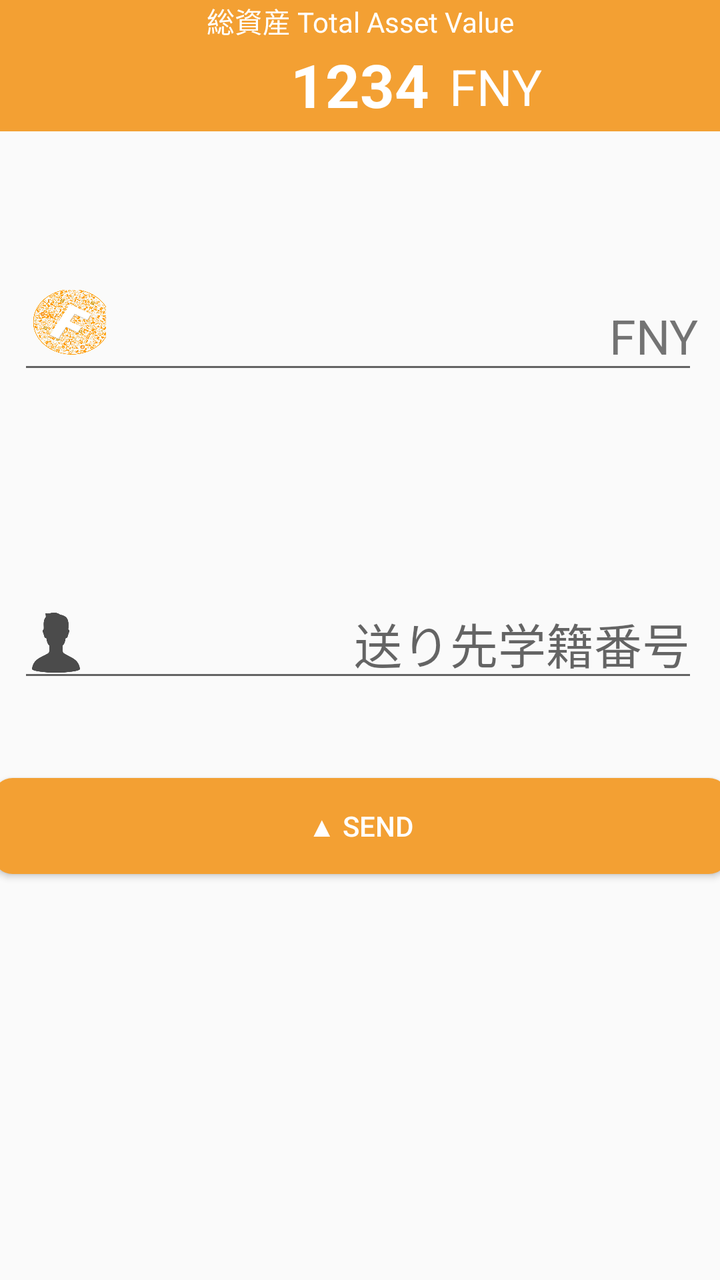
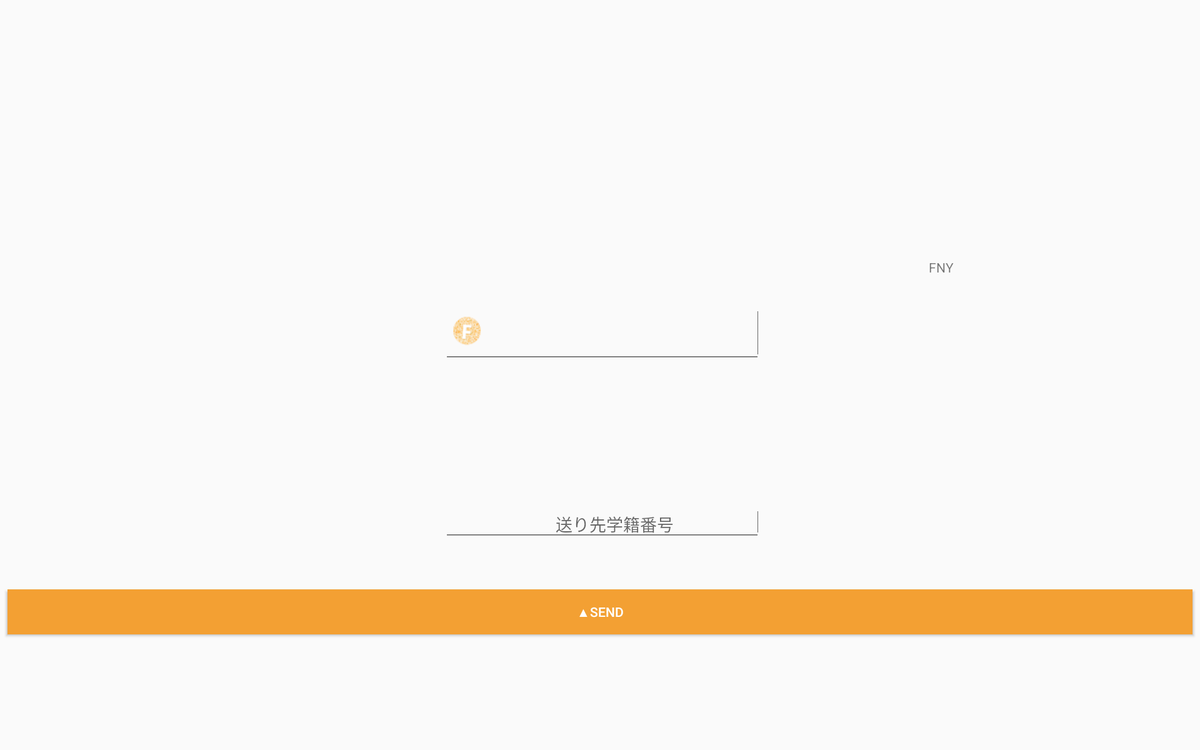

Two renders of one Android screen. The first uses the default layout on a phone; the second uses the alternative layout the repository ships for a different screen configuration, on a matching device. The two XML files are below.
<!-- AndroidManifest.xml: application theme AppTheme -->
<!-- res/layout/activity_send_contact.xml -->
<?xml version="1.0" encoding="utf-8"?>
<android.support.constraint.ConstraintLayout xmlns:android="http://schemas.android.com/apk/res/android"
    xmlns:app="http://schemas.android.com/apk/res-auto"
    xmlns:tools="http://schemas.android.com/tools"
    android:layout_width="match_parent"
    android:layout_height="match_parent"
    tools:context="com.funney.funney_android.SendContactActivity">

    <include layout="@layout/view_total_value"/>

    <android.support.v7.widget.ContentFrameLayout
        android:layout_width="wrap_content"
        android:layout_height="wrap_content"
        app:layout_constraintBottom_toTopOf="@+id/send_number"
        app:layout_constraintHorizontal_bias="0.285"
        app:layout_constraintLeft_toLeftOf="parent"
        app:layout_constraintRight_toRightOf="parent"
        app:layout_constraintTop_toTopOf="parent"
        app:layout_constraintVertical_bias="0.574">

        <TextView
            android:id="@+id/FNY"
            android:layout_width="wrap_content"
            android:layout_height="wrap_content"
            android:layout_gravity="bottom|right"
            android:layout_marginBottom="16dp"
            android:layout_marginLeft="0dp"
            android:layout_marginRight="8dp"
            android:layout_marginTop="8dp"
            android:gravity="bottom|end"
            android:text="@string/fny"
            android:textSize="24sp"
            app:layout_constraintBottom_toBottomOf="parent"
            app:layout_constraintLeft_toRightOf="@+id/send_money"

            app:layout_constraintRight_toRightOf="parent"
            app:layout_constraintTop_toTopOf="parent"
            app:layout_constraintVertical_bias="0.217" />

        <EditText
            android:id="@+id/send_money"
            android:layout_width="340dp"
            android:layout_height="wrap_content"
            android:layout_marginBottom="8dp"
            android:layout_marginLeft="8dp"
            android:layout_marginRight="8dp"
            android:layout_marginTop="8dp"
            android:drawableLeft="@drawable/logo_item"
            android:ems="10"
            android:gravity="bottom|end"
            android:inputType="number"
            android:paddingRight="64dp"
            android:textSize="24sp" />
    </android.support.v7.widget.ContentFrameLayout>


    <EditText
        android:id="@+id/send_number"
        android:layout_width="340dp"
        android:layout_height="wrap_content"
        android:layout_marginBottom="8dp"
        android:layout_marginLeft="8dp"
        android:layout_marginRight="8dp"
        android:layout_marginTop="8dp"
        android:drawableLeft="@drawable/person_icon_item"
        android:ems="10"
        android:gravity="bottom|end"
        android:hint="@string/id_hint"
        android:inputType="number"
        android:textSize="24sp"
        app:layout_constraintBottom_toBottomOf="parent"
        app:layout_constraintHorizontal_bias="0.285"
        app:layout_constraintLeft_toLeftOf="parent"
        app:layout_constraintRight_toRightOf="parent"
        app:layout_constraintTop_toTopOf="parent" />

    <Button
        android:id="@+id/SendButton"
        android:layout_width="368dp"
        android:layout_height="wrap_content"
        android:layout_marginLeft="8dp"
        android:layout_marginRight="8dp"
        android:layout_marginTop="43dp"
        android:background="@drawable/round_orange_button"
        android:text="@string/send"
        android:textColor="#FFFFFF"
        app:layout_constraintLeft_toLeftOf="parent"
        app:layout_constraintRight_toRightOf="parent"
        app:layout_constraintTop_toBottomOf="@+id/send_number" />

</android.support.constraint.ConstraintLayout>
<!-- res/layout/view_total_value.xml (included above) -->
<?xml version="1.0" encoding="utf-8"?>
<LinearLayout xmlns:android="http://schemas.android.com/apk/res/android"
    xmlns:app="http://schemas.android.com/apk/res-auto"
    android:id="@+id/linearLayout"
    android:layout_width="match_parent"
    android:layout_height="wrap_content"
    android:background="#F3A033"
    android:orientation="vertical"
    app:layout_constraintHorizontal_bias="0.0"
    app:layout_constraintLeft_toLeftOf="parent"
    app:layout_constraintRight_toRightOf="parent"
    app:layout_constraintTop_toTopOf="parent">


    <TextView
        android:layout_width="match_parent"
        android:layout_height="0dp"
        android:layout_weight="1"
        android:gravity="bottom|center"
        android:text="@string/homeValue"
        android:textColor="@color/toolBarText" />

    <RelativeLayout
        android:layout_width="match_parent"
        android:layout_height="45dp">

        <TextView
            android:id="@+id/total_asset_value"
            android:layout_width="wrap_content"
            android:layout_height="match_parent"
            android:layout_alignBaseline="@+id/fny_text"
            android:layout_alignBottom="@+id/fny_text"
            android:layout_centerHorizontal="true"
            android:gravity="center"
            android:text="1234"
            android:textColor="@color/toolBarText"
            android:textSize="30sp"
            android:textStyle="bold" />

        <TextView
            android:id="@+id/fny_text"
            android:layout_width="wrap_content"
            android:layout_height="match_parent"
            android:layout_alignParentTop="true"
            android:layout_toEndOf="@+id/total_asset_value"
            android:layout_toRightOf="@+id/total_asset_value"
            android:gravity="center"
            android:paddingLeft="10dp"
            android:text="@string/fny"
            android:textColor="@color/toolBarText"
            android:textSize="25sp" />
    </RelativeLayout>


</LinearLayout>
<!-- resources referenced by this layout -->
<resources>
  <color name="toolBarText">#FFFFFF</color>
  <!-- drawable logo_item (drawable) -->
  <?xml version="1.0" encoding="utf-8"?>
  <layer-list xmlns:android="http://schemas.android.com/apk/res/android">
  
      <item
          android:width="40dp"
          android:height="40dp"
          android:drawable="@drawable/logo2"/>
  
  </layer-list>
  <!-- drawable person_icon_item (drawable) -->
  <?xml version="1.0" encoding="utf-8"?>
  <layer-list xmlns:android="http://schemas.android.com/apk/res/android">
  
      <item
          android:width="@dimen/icon"
          android:height="@dimen/icon"
          android:drawable="@drawable/person_icon" />
  
  </layer-list>
  <!-- drawable round_orange_button (drawable) -->
  <?xml version="1.0" encoding="utf-8"?>
  
  <shape xmlns:android="http://schemas.android.com/apk/res/android">
      <solid android:color="#F3A033"/>
      <corners android:radius="10dp"/>
  </shape>
  <string name="fny">FNY</string>
  <string name="homeValue">総資産 Total Asset Value</string>
  <string name="id_hint">送り先学籍番号</string>
  <string name="send">▲ Send</string>
  <style name="AppTheme" parent="Theme.AppCompat.Light.DarkActionBar">
          
          <item name="colorPrimary">@color/colorPrimary</item>
          <item name="colorPrimaryDark">@color/colorPrimaryDark</item>
          <item name="colorAccent">@color/colorAccent</item>
      </style>
  <!-- drawable logo2: png bitmap (drawable, 552999 bytes) -->
  <dimen name="icon">30dp</dimen>
  <!-- drawable person_icon: png bitmap (drawable, 4336 bytes) -->
  <color name="colorPrimary">#3F51B5</color>
  <color name="colorPrimaryDark">#303F9F</color>
  <color name="colorAccent">#FF4081</color>
</resources>
<!-- res/layout-xlarge/activity_send_contact.xml (the repository's variant of the layout above) -->
<!-- drawn on a large tablet held sideways -->
<?xml version="1.0" encoding="utf-8"?>
<android.support.constraint.ConstraintLayout xmlns:android="http://schemas.android.com/apk/res/android"
    xmlns:app="http://schemas.android.com/apk/res-auto"
    xmlns:tools="http://schemas.android.com/tools"
    android:layout_width="match_parent"
    android:layout_height="match_parent"
    tools:context="com.funney.funney_android.SendContactActivity">

    <TextView
        android:id="@+id/textView15"
        android:layout_width="wrap_content"
        android:layout_height="wrap_content"
        android:text="FNY"
        app:layout_constraintLeft_toRightOf="@+id/editText7"
        android:layout_marginLeft="8dp"
        android:layout_marginRight="8dp"
        app:layout_constraintRight_toRightOf="parent"
        app:layout_constraintHorizontal_bias="0.4"
        app:layout_constraintTop_toTopOf="parent"
        android:layout_marginTop="8dp"
        app:layout_constraintBottom_toBottomOf="parent"
        android:layout_marginBottom="8dp"
        app:layout_constraintVertical_bias="0.35000002"
        android:layout_marginStart="8dp"
        android:layout_marginEnd="8dp" />

    <Button
        android:id="@+id/button"
        android:layout_width="0dp"
        android:layout_height="wrap_content"
        android:layout_marginBottom="123dp"
        android:layout_marginLeft="8dp"
        android:layout_marginRight="8dp"
        android:background="#F3A033"
        android:text="▲Send"
        android:textColor="#FFFFFF"
        app:layout_constraintBottom_toBottomOf="parent"
        app:layout_constraintLeft_toLeftOf="parent"
        app:layout_constraintRight_toRightOf="parent"
        android:layout_marginStart="8dp"
        android:layout_marginEnd="8dp" />

    <EditText
        android:id="@+id/editText7"
        android:layout_width="340dp"
        android:layout_height="wrap_content"
        android:layout_marginBottom="8dp"
        android:layout_marginLeft="8dp"
        android:layout_marginRight="8dp"
        android:layout_marginTop="8dp"
        android:drawableLeft="@drawable/logo_hinoto_round"
        android:ems="10"
        android:inputType="number"
        android:textAlignment="viewEnd"
        app:layout_constraintBottom_toTopOf="@+id/editText9"
        app:layout_constraintHorizontal_bias="0.503"
        app:layout_constraintLeft_toLeftOf="parent"
        app:layout_constraintRight_toRightOf="parent"
        app:layout_constraintTop_toTopOf="parent"
        app:layout_constraintVertical_bias="0.694"
        android:layout_marginStart="8dp"
        android:layout_marginEnd="8dp" />

    <EditText
        android:id="@+id/editText9"
        android:layout_width="340dp"
        android:layout_height="wrap_content"
        android:layout_marginBottom="50dp"
        android:layout_marginLeft="8dp"
        android:layout_marginRight="8dp"
        android:drawableLeft="@drawable/ic_launcher"
        android:ems="10"
        android:hint="送り先学籍番号　　　　　"
        android:inputType="number"
        android:textAlignment="viewEnd"
        app:layout_constraintBottom_toTopOf="@+id/button"
        app:layout_constraintHorizontal_bias="0.503"
        app:layout_constraintLeft_toLeftOf="parent"
        app:layout_constraintRight_toRightOf="parent"
        android:layout_marginStart="8dp"
        android:layout_marginEnd="8dp" />
</android.support.constraint.ConstraintLayout>
<!-- resources referenced by the variant -->
<!-- as a large tablet held sideways resolves them -->
<resources>
  <!-- drawable logo_hinoto_round: png bitmap (drawable, 2334 bytes) -->
  <style name="AppTheme" parent="Theme.AppCompat.Light.DarkActionBar">
          
          <item name="colorPrimary">@color/colorPrimary</item>
          <item name="colorPrimaryDark">@color/colorPrimaryDark</item>
          <item name="colorAccent">@color/colorAccent</item>
      </style>
  <color name="colorPrimary">#3F51B5</color>
  <color name="colorPrimaryDark">#303F9F</color>
  <color name="colorAccent">#FF4081</color>
</resources>
